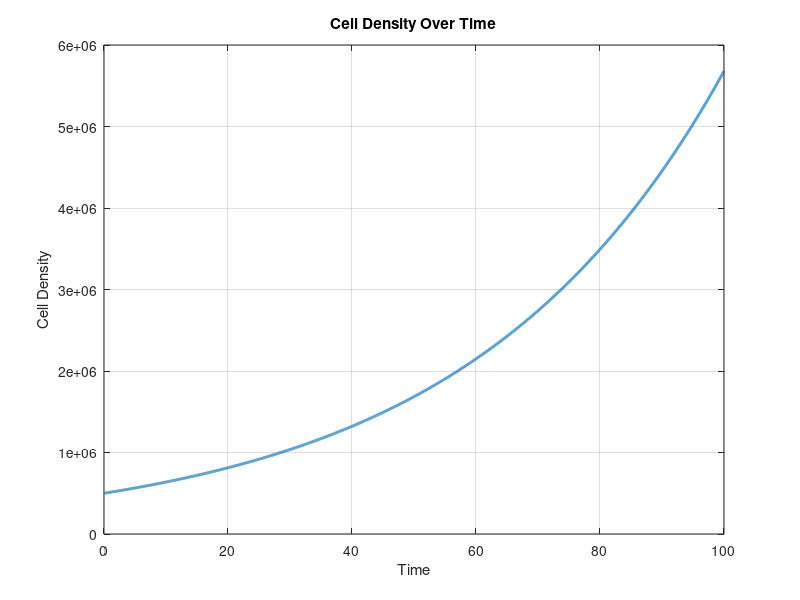

Write the MATLAB code that produced this figure.
clc; clear;

% Constants from the table
kf = 9.7e7; % EGF association rate constant (M^−1 min^−1)
kr = 0.24; % Rate constant for EGF-EGFR and HER2 coupling (min^−1)
ku = 1e-3; % Rate constant for EGF-EGFR-HER2 dissociation ((#cell)^−1 min^−1)
kc = 0.1; % can be adjusted
kL = 10; % Rate constant for EGF degradation (min^−1)
L0 = 1.612e-9; % Initial EGF ligand concentration (M)
N0 = 0.5e6; % Initial cell density (#/volume)
muL0 = 0.00; % Cell proliferation rate constant independent of EGFR and HER2 (min^-1)
lambdaL = 0.0; % Ligand degradation rate (Molecule/min)
A1 = 0.5; % nonnegative constant
A2 = 0.5; % nonnegative constant
mu1max = 0.0143; % maximum specific cell growth rate constant (time−1)
mu2max = 0.0143; % maximum specific cell growth rate constant (time−1)
mu1half = 0.00715; % number of occupied receptors required to generate a half-maximal response (#/unit volume)
mu2half = 0.00715; % number of occupied receptors required to generate a half-maximal response (#/unit volume)
mu0 = 0.01; % cell proliferation rate independent of EGFR and HER2 receptors (time−1)
rho_R = 0.1; % can be adjusted
rho_H = 0.1; % can be adjusted
S_L = 0.1; % can be adjusted
lambda_d = 0.1; % can be adjusted

% Time vector
t = linspace(0,100,10000); 

% Initial conditions
C = 200;
T = 300;
L = L0;


for i = 2:length(t)
    % Calculate mu_CT
    mu_CT = A1 * mu1max * C / (mu1half + C) + A2 * mu2max * T / (mu2half + T) + mu0;
end

% Cell density over time
N_t = N0*exp(mu_CT.*t);

mu_Ct = 0;

% Differential equations for C, T, and L
for i = 2:length(t)
    % Calculate mu_CT
    mu_CT = A1 * mu1max * C / (mu1half + C) + A2 * mu2max * T / (mu2half + T) + mu0;
    
    dC_dt = kf*(rho_R*N_t(i-1) - C - T)*L - kr*C - kc*(rho_H*N_t(i-1) - T)*C + ku*T;
    dT_dt = kc*(rho_H*N_t(i-1) - T)*C - ku*T;
    dL_dt = -kf*(rho_R*N_t(i-1) - C - T)*L + kr*C + S_L - lambda_d*L;
    
    % Update C, T, and L
    C = C + dC_dt;
    T = T + dT_dt;
    L = L + dL_dt;
end

% Plotting the graph for cell density over time
figure;
plot(t,N_t,'LineWidth',2);
xlabel('Time');
ylabel('Cell Density');
title('Cell Density Over Time');
grid on;
